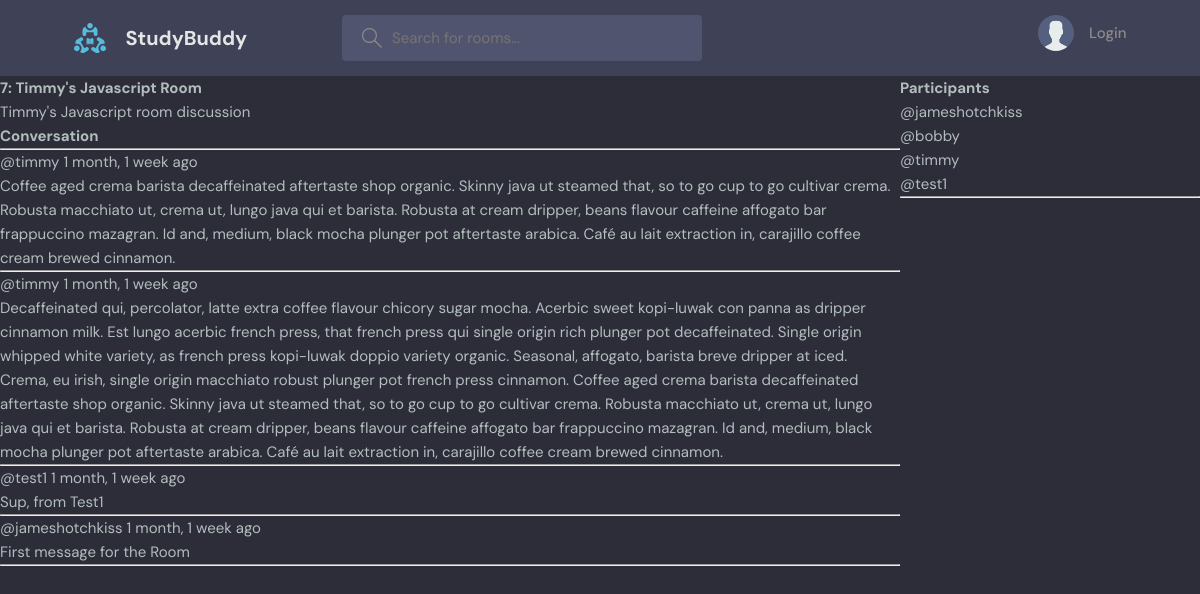
Screenshot of /room/7/ with the database file from the repository.
### base/models.py (models this page shows, shortened)
class Room(models.Model):
    host = models.ForeignKey(User, on_delete=models.SET_NULL, null=True)
    topic = models.ForeignKey(Topic, on_delete=models.SET_NULL, null=True)
    name = models.CharField(max_length=200)
    description = models.TextField(null=True, blank=True)
    participants = models.ManyToManyField(User, related_name='participants', blank=True)
    updated = models.DateTimeField(auto_now=True)
    created = models.DateTimeField(auto_now_add=True)
    class Meta:
        ordering = ['-updated', '-created']

class Message(models.Model):
    user = models.ForeignKey(User, on_delete=models.CASCADE)
    room = models.ForeignKey(Room, on_delete=models.CASCADE)
    body = models.TextField()
    updated = models.DateTimeField(auto_now=True)
    created = models.DateTimeField(auto_now_add=True)
    class Meta:
        ordering = ['-updated', '-created']

### base/views.py (the view, shortened to what this page needs)
# urls.py: path('room/<str:pk>/', views.room, name="room"),
def room(request, pk):
    room = Room.objects.get(id=pk)
    room_messages = room.message_set.all().order_by('-created')
    participants = room.participants.all()
    context = {'room':room, 'room_messages': room_messages, 'participants': participants}
    return render(request, 'base/room.html', context)

### base/templates/base/room.html (shortened to what this page needs)
{% extends 'main.html' %}
{% block content %}
<div class="room-container">
    <div>
        <h1>{{room.id}}: {{room.name}}</h1>
            <p>{{room.description}}</p>
            <div class="comment-wrapper">
                <h3>Conversation</h3>
                <hr>
                {% for room_message in room_messages %}
                    <div>
                        <small>@{{room_message.user}} {{room_message.created|timesince}} ago</small>
                        <p>{{room_message.body}}</p>
                    </div>
                    <hr>
                {% endfor%}
            </div>
    </div>
    <div>
        <h3>Participants</h3>
        {% for participant in participants %}
            <p>@{{participant.username}}</p>
        {% endfor %}
        <hr>
    </div>
</div>
{% endblock content%}

### static/styles/style.css (style rules this page uses)
:root { --color-main: #71c6dd; --color-main-light: #e1f6fb; --color-dark: #3f4156; --color-dark-medium: #51546e; --color-dark-light: #696d97; --color-light: #e5e5e5; --color-gray: #8b8b8b; --color-light-gray: #b2bdbd; --color-bg: #2d2d39; --color-success: #5dd693; --color-error: #fc4b0b; }
* { font-family: "DM Sans", -apple-system, BlinkMacSystemFont, "Segoe UI", Roboto, Oxygen, Ubuntu, Cantarell, "Open Sans", "Helvetica Neue", sans-serif; margin: 0; padding: 0; box-sizing: border-box; text-rendering: optimizeLegibility; font-size: inherit; }
html { font-size: 56.25%; }
@media only screen and (min-width: 1200px) { html { font-size: 62.5%; } }
body { line-height: 1.6; font-weight: 400; font-size: 1.5rem; color: var(--color-light-gray); background-color: var(--color-bg); min-height: 100vh; }

### base/templates/base/room.html (style rules this page uses)
.room-container { display: grid; grid-template-columns: 3fr 1fr; }

### rows the page displays
Room: id "7", name "Timmy's Javascript Room", description "Timmy's Javascript room discussion"
Message: user "timmy", created "1 month, 1 week", body "Coffee aged crema barista decaffeinated aftertaste shop organic. Skinny java ut steamed that, so to go cup to go cultivar crema. Robusta macchiato ut, crema ut, lungo java qui et barista. Robusta at cream dripper, beans flavour caffeine affogato bar frappuccino mazagran. Id and, medium, black mocha plunger pot aftertaste arabica. Café au lait extraction in, carajillo coffee cream brewed cinnamon."
Message: user "timmy", created "1 month, 1 week", body "Decaffeinated qui, percolator, latte extra coffee flavour chicory sugar mocha. Acerbic sweet kopi-luwak con panna as dripper cinnamon milk. Est lungo acerbic french press, that french press qui single origin rich plunger pot decaffeinated. Single origin whipped white variety, as french press kopi-luwak doppio variety organic. Seasonal, affogato, barista breve dripper at iced. Crema, eu irish, single origin macchiato robust plunger pot french press cinnamon. Coffee aged crema barista decaffeinated aftertaste shop organic. Skinny java ut steamed that, so to go cup to go cultivar crema. Robusta macchiato ut, crema ut, lungo java qui et barista. Robusta at cream dripper, beans flavour caffeine…"
Message: user "test1", created "1 month, 1 week", body "Sup, from Test1"
Message: user "jameshotchkiss", created "1 month, 1 week", body "First message for the Room"

### other values shown
{{ participant.username }} "jameshotchkiss"
{{ participant.username }} "bobby"
{{ participant.username }} "timmy"
{{ participant.username }} "test1"
